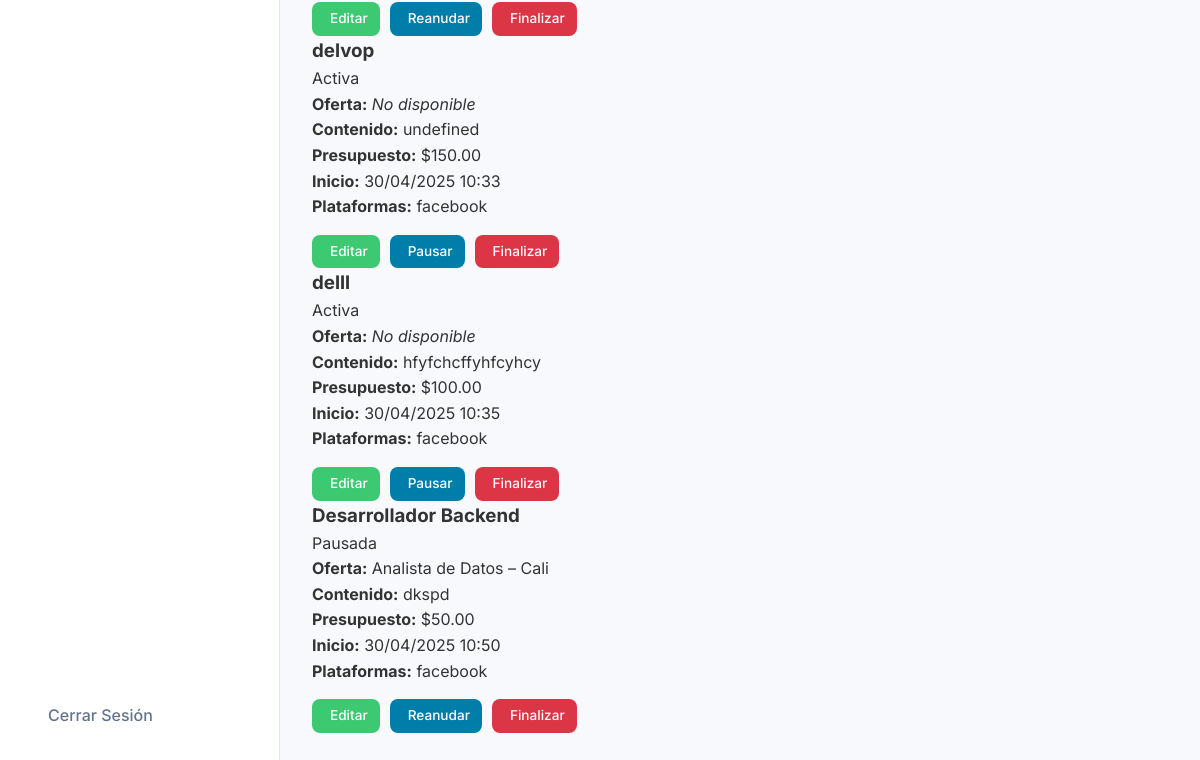
The app's page /campanias-activas/ (lower part), older data.
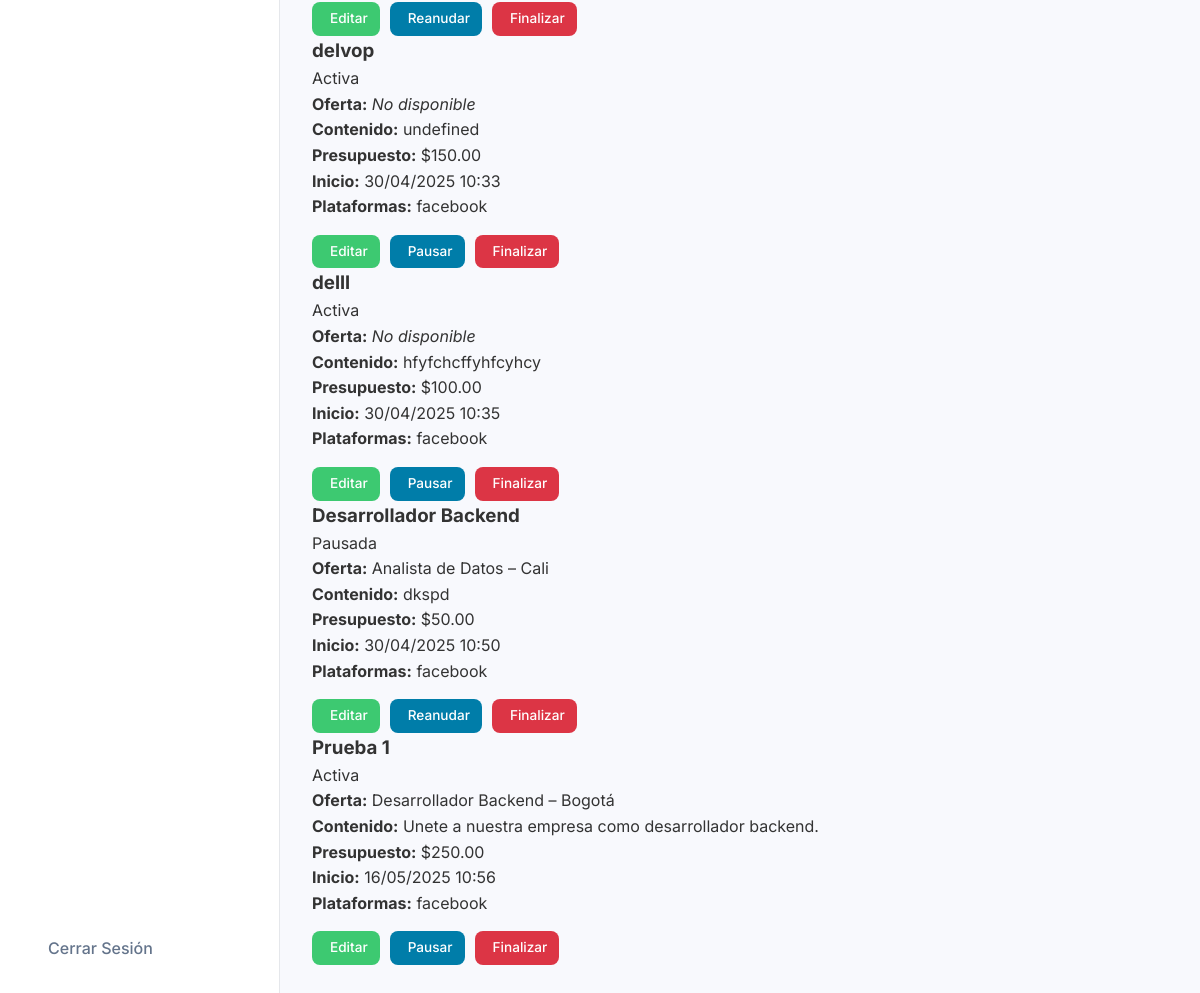
The same page, newer data.
### dashboard/models.py (models this page shows, shortened)
class Campania(models.Model):
    ESTADOS = (
        ('activa', 'Activa'),
        ('pausada', 'Pausada'),
        ('finalizada', 'Finalizada'),
    )
    OfertaLaboral = models.ForeignKey('OfertaLaboral', on_delete=models.SET_NULL, null=True, blank=True)
    nombre = models.CharField(max_length=200)
    contenido = models.TextField()
    plataformas = models.ManyToManyField(Plataforma)
    presupuesto = models.DecimalField(max_digits=10, decimal_places=2)
    fecha_inicio = models.DateTimeField()
    fecha_creacion = models.DateTimeField(auto_now_add=True)
    estado = models.CharField(max_length=20, choices=ESTADOS, default='activa')
    id_facebook = models.CharField(max_length=100, blank=True)  # ID de la campaña en Meta

class Plataforma(models.Model):
    nombre = models.CharField(max_length=50)
    api_key = models.CharField(max_length=100, blank=True)

class OfertaLaboral(models.Model):
    cargo = models.CharField(max_length=100)
    salario = models.DecimalField(max_digits=10, decimal_places=2)
    ubicacion = models.CharField(max_length=100)
    critica = models.BooleanField(default=False)

### dashboard/views.py (the view)
# urls.py: path('campanias-activas/', campania_activas, name='campania_activas'),
def campania_activas(request):
    campañas = Campania.objects.filter(Q(estado='activa') | Q(estado='pausada'))
    return render(request, 'campania_activas.html', {'campañas': campañas, 'active_page': 'campania'})

### dashboard/templates/campania_activas.html (shortened to what this page needs)
¿{% load static %}
<!doctype html>
<html lang="es">
<head>
  <link rel="stylesheet" href="https://cdn.jsdelivr.net/npm/@tabler/icons-webfont@2.30.0/tabler-icons.min.css">
  <link rel="stylesheet" href="{% static 'dashboard/css/styles.css' %}">
</head>
<body>
  <div class="dashboard-container">
    <nav class="sidebar">
      <div class="logout-container">
          <span class="nav-text">Cerrar Sesión</span>
      </div>
    </nav>
    <main class="main-content">
      <section class="campaigns">
        {% if campañas %}
          <div class="campaign-cards-container">
            {% for campania in campañas %}
              <div class="campaign-card">
                <div class="card-header">
                  <h3 class="card-title">{{ campania.nombre }}</h3>
                  <span class="badge estado-{{ campania.estado }}">
                    {{ campania.estado|capfirst }}
                  </span>
                </div>
                <div class="card-body">
                  {% if campania.OfertaLaboral %}
                    <div class="info-row">
                      <span><strong>Oferta:</strong> {{ campania.OfertaLaboral.cargo }} – {{ campania.OfertaLaboral.ubicacion }}</span>
                    </div>
                  {% else %}
                    <div class="info-row">
                      <span><strong>Oferta:</strong> <em>No disponible</em></span>
                    </div>
                  {% endif %}
                  <div class="info-row">
                    <span><strong>Contenido:</strong> {{ campania.contenido }}</span>
                  </div>
                  <div class="info-row">
                    <span><strong>Presupuesto:</strong> ${{ campania.presupuesto }}</span>
                  </div>
                  <div class="info-row">
                    <span><strong>Inicio:</strong> {{ campania.fecha_inicio|date:"d/m/Y H:i" }}</span>
                  </div>
                  <div class="info-row">
                    <strong>Plataformas:</strong>
                    {% for plataforma in campania.plataformas.all %}
                      <span class="platform-chip">{{ plataforma.nombre }}</span>
                    {% empty %}
                      <em>No hay plataformas asignadas</em>
                    {% endfor %}
                  </div>
                  <div class="card-actions">
                    <a href="{% url 'editar_campania' campania.id %}" class="btn btn-edit">
                       Editar
                    </a>
                    {% if campania.estado == "activa" %}
                      <a href="{% url 'pausar_campania' campania.id %}" class="btn btn-pause">
                         Pausar
                      </a>
                      <a href="{% url 'finalizar_campania' campania.id %}" class="btn btn-delete">
                         Finalizar
                      </a>
                    {% elif campania.estado == "pausada" %}
                      <a href="{% url 'reactivar_campania' campania.id %}" class="btn btn-play">
                         Reanudar
                      </a>
                      <a href="{% url 'finalizar_campania' campania.id %}" class="btn btn-delete">
                         Finalizar
                      </a>
                    {% endif %}
                  </div>
                </div>
              </div>
            {% endfor %}
          </div>
        {% else %}
          <p class="no-campaigns">No hay campañas activas.</p>
        {% endif %}
      </section>
    </main>
  </div>
</body>
</html>

Row changes from the older to the newer data that the page shows:
added Campania: nombre "Prueba 1", estado "Activa", OfertaLaboral.cargo "Desarrollador Backend", OfertaLaboral.ubicacion "Bogotá", contenido "Unete a nuestra empresa como desarrollador backend.", presupuesto "250.00", fecha_inicio "16/05/2025 10:56", shows "Pausar", Plataforma (nombre "facebook")
